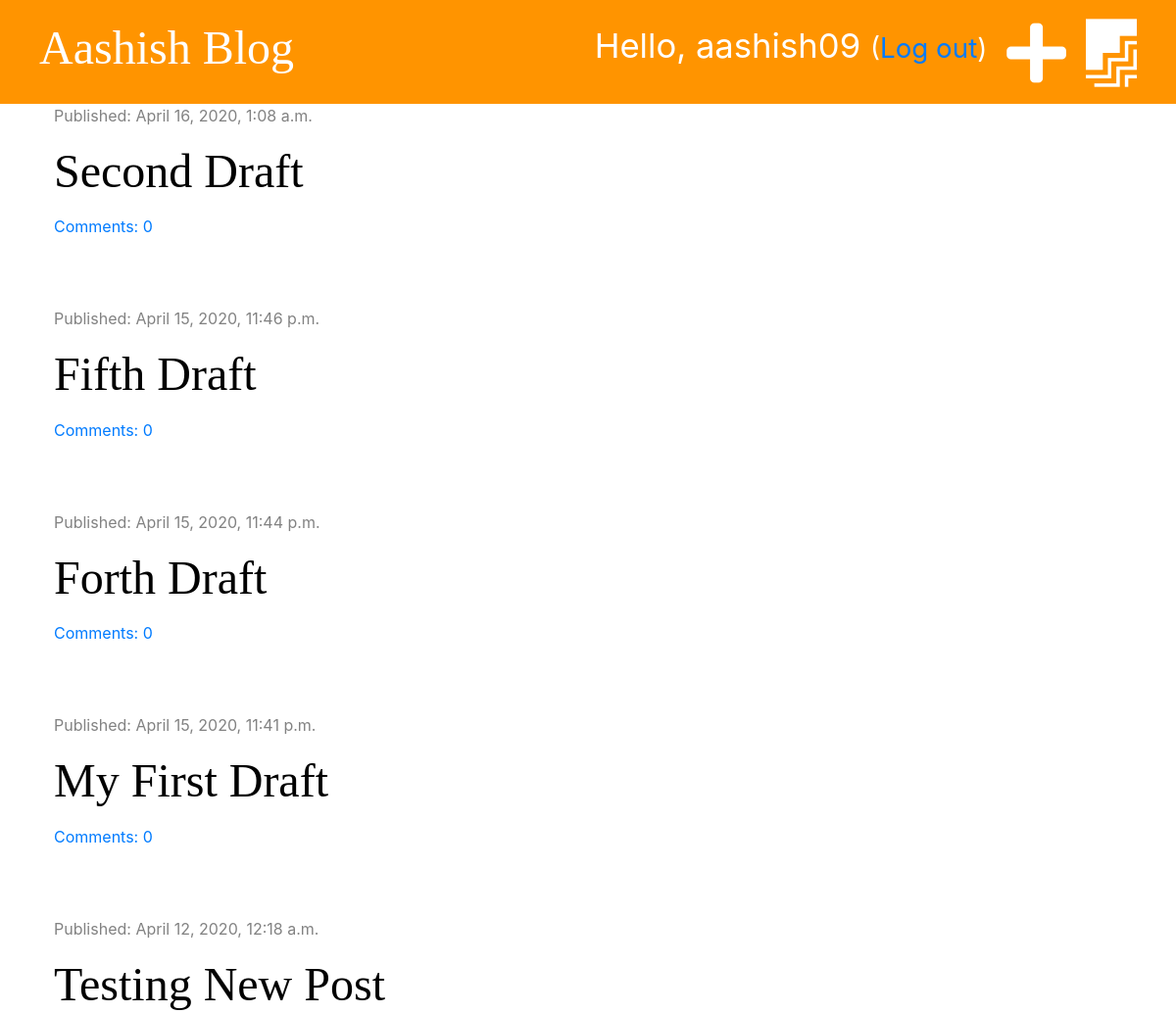
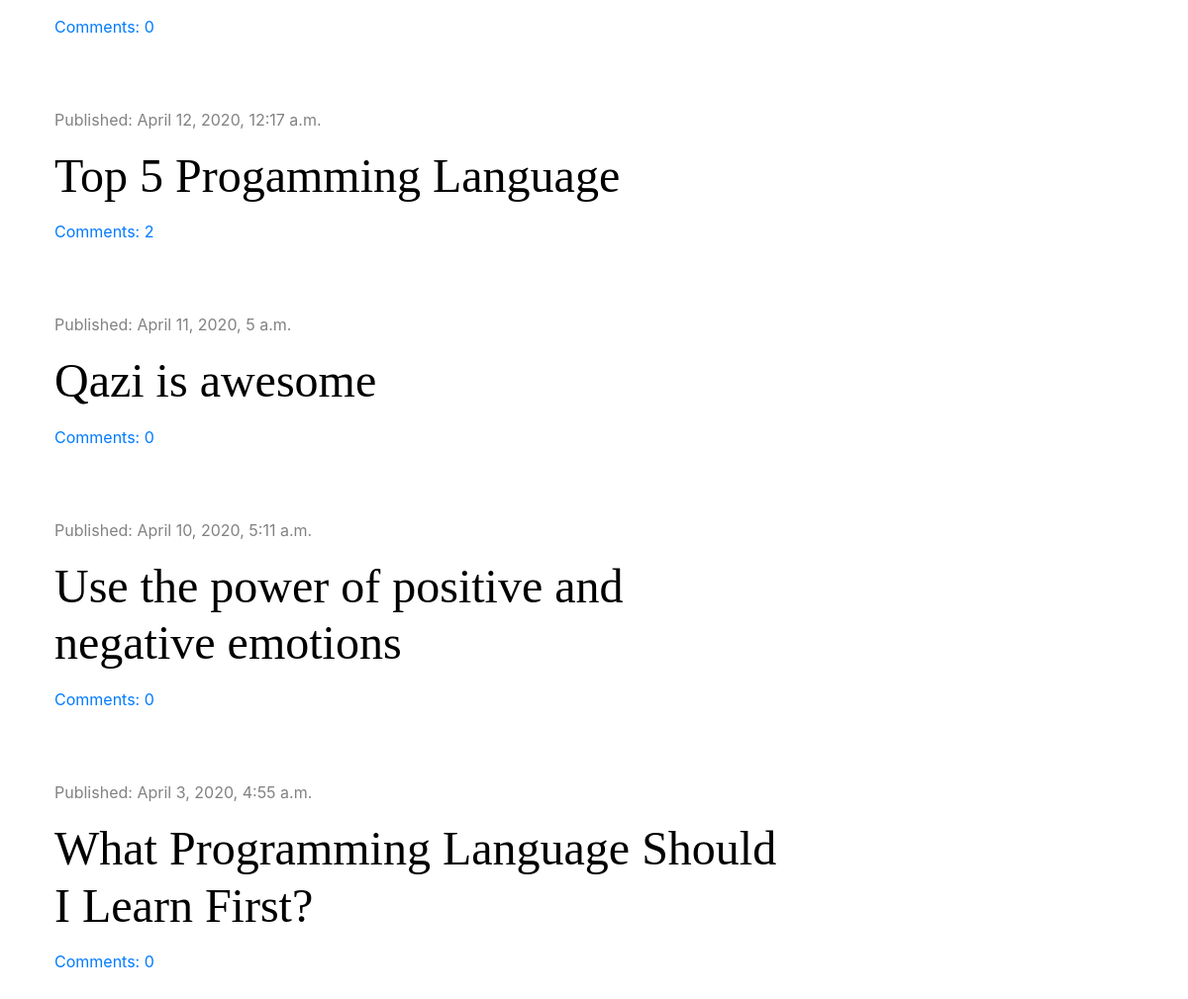
Page / (signed in) on the earlier database version (2 pictures, top to bottom).
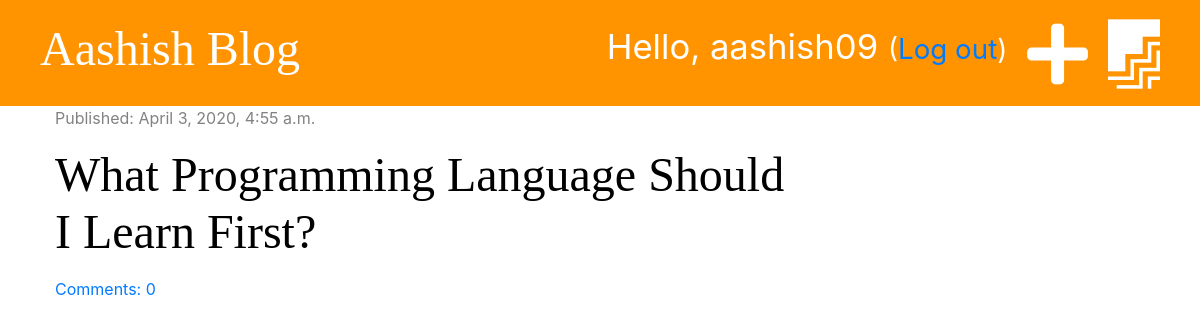
Same page on the later database version.
### blog/models.py (models this page shows, shortened)
class Post(models.Model):
    author = models.ForeignKey('auth.User', on_delete=models.CASCADE)
    title = models.CharField(max_length=200)
    text = models.TextField()
    created_date = models.DateTimeField(default=timezone.now)
    published_date = models.DateTimeField(blank=True, null=True)
    def approved_comments(self):
        return self.comments.filter(approved=True)

### blog/views.py (the view)
# urls.py: path('', views.post_list, name='post_list'),
def post_list(request):
    posts = Post.objects.filter(
        published_date__lte=timezone.now()).order_by('-published_date')
    stuff_for_frontend = {'posts': posts}
    return render(request, 'blog/post_list.html', stuff_for_frontend)

### blog/templatetags/markdownify.py (called while the page is built)
@register.filter
def markdown(value):
    renderer = HighlightRenderer()
    markdown = mistune.Markdown(renderer=renderer)
    return markdown(value)

### blog/templates/blog/post_list.html (shortened to what this page needs)
{% extends 'blog/base.html' %}
{% load markdownify %}
{% block content %}
{% for post in posts %}
<div class="post">
    <div class="date">
        <p>Published: {{ post.published_date }}</p>
    </div>
    <h1><a href="{% url 'post_detail' pk=post.pk %}">{{ post.title }}</a></h1>
    <a href="{% url 'post_detail' pk=post.pk %}">Comments: {{post.approved_comments.count}}</a>
</div>
{% endfor %}
{% endblock %}

Differences in the rows shown:
removed Post: published_date "April 16, 2020, 1:08 a.m.", title "Second Draft", approved_comments.count "0"
removed Post: published_date "April 15, 2020, 11:46 p.m.", title "Fifth Draft", approved_comments.count "0"
removed Post: published_date "April 15, 2020, 11:44 p.m.", title "Forth Draft", approved_comments.count "0"
removed Post: published_date "April 15, 2020, 11:41 p.m.", title "My First Draft", approved_comments.count "0"
removed Post: published_date "April 12, 2020, 12:18 a.m.", title "Testing New Post", approved_comments.count "0"
removed Post: published_date "April 12, 2020, 12:17 a.m.", title "Top 5 Progamming Language", approved_comments.count "2"
removed Post: published_date "April 11, 2020, 5 a.m.", title "Qazi is awesome", approved_comments.count "0"
removed Post: published_date "April 10, 2020, 5:11 a.m.", title "Use the power of positive and negative emotions", approved_comments.count "0"
